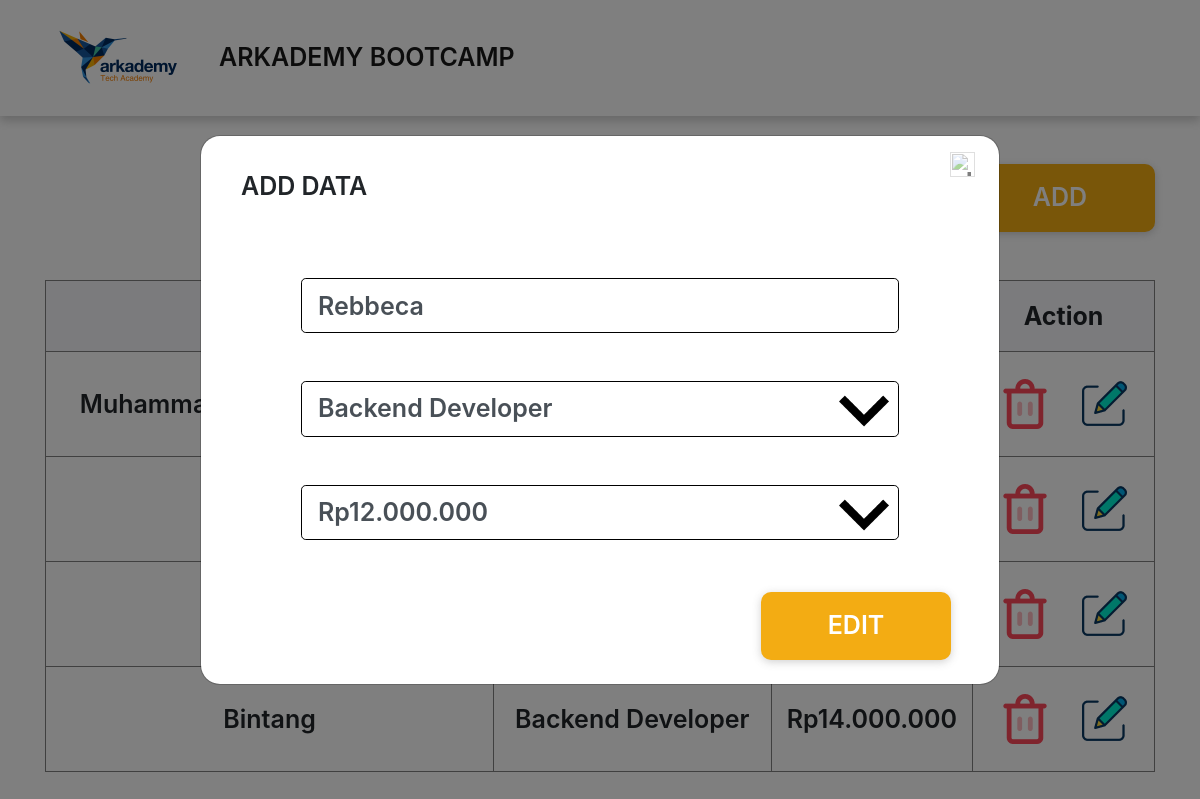
Page /6_c/index.php?id=92 on the committed database.
### tables this page shows
CREATE TABLE `name` (
  `id` int(11) NOT NULL,
  `name` varchar(100) NOT NULL,
  `id_work` int(11) NOT NULL,
  `id_salary` int(11) NOT NULL
);

CREATE TABLE `work` (
  `id` int(11) NOT NULL,
  `name` varchar(100) NOT NULL,
  `id_salary` int(11) NOT NULL
);

CREATE TABLE `salary` (
  `id` int(11) NOT NULL,
  `salary` varchar(100) NOT NULL
);

### 6_c/functions.php (called while the page is built, shortened)
<?php
$konek = mysqli_connect('localhost', 'root', '', 'arkademy_batch_12_5');
function query($query)
{
    global $konek;
    $result = mysqli_query($konek, $query);
    $rows = [];
    while ($row = mysqli_fetch_assoc($result)) {
        $rows[] = $row;
    }
    return $rows;
}

### 6_c/index.php (the view, shortened to what this page needs)
<?php
require 'functions.php';
$data = query("SELECT name.id, name.name, name.id_salary, work.name as work, salary FROM name INNER JOIN work ON name.id_work = work.id INNER JOIN salary ON name.id_salary = salary.id ORDER BY name.id DESC");
$data_work = query("SELECT * FROM work");
$data_salary = query("SELECT * FROM salary");
$edit_id = $_GET['id'];
$data_edit = query("SELECT * FROM name WHERE id = '$edit_id'");
?>
<html>
<head>
    <link rel="stylesheet" href="https://stackpath.bootstrapcdn.com/bootstrap/4.3.1/css/bootstrap.min.css">
    <link rel="stylesheet" type="text/css" media="screen" href="assets/css/main.css">
</head>
<body>
    <nav class="menu navbar navbar-expand-lg navbar-light">
        <div class="container">
            <a class="navbar-brand" href="#">
                <img src="assets/img/logo_arkademy.png" alt="logo" width="150">
            </a>
            <div class="collapse navbar-collapse" id="navbarNav">
                <ul class="navbar-nav">
                    <li class="nav-item active">
                        <a class="nav-link logo-text" href="#">ARKADEMY BOOTCAMP <span class="sr-only">(current)</span></a>
                    </li>
                </ul>
            </div>
        </div>
    </nav>
    <div class="container">
        <div class="row mt-5" style="background:;">
            <div class="col-md text-right">
                <button type="button" class="btn-add" data-toggle="modal" data-target="#modalAdd">
                    ADD
                </button>
            </div>
        </div>
        <div class="row mt-5 mb-5">
            <div class="col-md">
                <table border="1" align="">
                    <tr class="tb-head">
                        <th>Name</th>
                        <th>Work</th>
                        <th>Salary</th>
                        <th>Action</th>
                    </tr>
                    <?php foreach ($data as $row) : ?>
                        <tr class="tb-body">
                            <td><?= $row['name'] ?></td>
                            <td><?= $row['work'] ?></td>
                            <td><?= $row['salary'] ?></td>
                            <td>
                                <a class="" href="hapus.php?id=<?= $row['id'] ?>">
                                    <button type="button" class="btn" data-toggle="modal" data-target="#modalDelete">
                                        <img src="assets/img/trash_icon.png" alt="trash">
                                    </button>
                                </a>
                                <a class="" href="index.php?id=<?= $row['id'] ?>">
                                    <button type="button" class="btn" data-toggle="modal" data-target="#modalEdit">
                                        <img src="assets/img/edit_icon.png" alt="edit">
                                    </button>
                                </a>
                            </td>
                        </tr>
                    <?php endforeach; ?>
                </table>
            </div>
        </div>
    </div>
    <div class="modal fade" id="modalEdit" tabindex="-1" role="dialog" aria-labelledby="exampleModalCenterTitle" aria-hidden="true">
        <div class="modal-dialog modal-dialog-centered modal-lg" role="document">
            <div class="modal-content modal-radius">
                <div class="modal-header no-border">
                    <div class="col-md pl-4 pt-3" style="background:;">
                        <h5 class="modal-title" id="exampleModalCenterTitle">ADD DATA</h5>
                    </div>
                    <div class="col-md pr-2" style="background:;">
                        <button type="button" class="close" data-dismiss="modal" aria-label="Close" onclick="document.location.href='index.php';">
                            <img src="assets/img/close_button.png" alt="close" width="25">
                        </button>
                    </div>
                </div>
                <div class="modal-body modal-body-padding">
                    <form action="" method="post">
                        <?php foreach ($data_edit as $row) : ?>
                            <div class=" form-group">
                                <input name="name" class="form-control form-control-lg black-border placeholder" type="text" placeholder="Name .." value="<?= $row['name']; ?>">
                            </div>
                        <?php endforeach; ?>
                        <div class="form-group mt-5">
                            <div class="select-side" id="click-me"></div>
                            <select name="work" class="form-control form-control-lg black-border placeholder appearance-none" id="sel1">
                                <?php foreach ($data_work as $row_work) : ?>
                                    <?php foreach ($data_edit as $row_edit) : ?>
                                        <?php if ($row_work['id'] === $row_edit['id_work']) { ?>
                                            <option selected value="<?= $row_work['id'] ?>"><?= $row_work['name']; ?></option>
                                        <?php } else { ?>
                                            <option value="<?= $row_work['id'] ?>"><?= $row_work['name']; ?></option>
                                        <?php } ?>
                                    <?php endforeach; ?>
                                <?php endforeach; ?>
                            </select>
                        </div>
                        <div class="form-group mt-5">
                            <div class="select-side"></div>
                            <select name="salary" class="form-control form-control-lg black-border placeholder appearance-none" id="sel2">
                                <?php foreach ($data_edit as $row_edit) : ?>
                                    <?php foreach ($data_salary as $row_salary) : ?>
                                        <?php if ($row_salary['id'] === $row_edit['id_salary']) { ?>
                                            <option selected value="<?= $row_salary['id']; ?>"><?= $row_salary['salary'] ?></option>
                                        <?php } else { ?>
                                            <option value="<?= $row_salary['id']; ?>"><?= $row_salary['salary'] ?></option>
                                        <?php } ?>
                                    <?php endforeach; ?>
                                <?php endforeach; ?>
                            </select>
                        </div>
                </div>
                <div class="modal-footer no-border pr-5 pb-4">
                    <button type="submit" class="btn-add" name="btn-edit">EDIT</button>
                </div>
            </div>
        </div>
    </div>
</body>
</html>

### 6_c/assets/css/main.css (style rules this page uses)
.logo-text { font-size: 25px; font-weight: 600; }
.menu { box-shadow: 0px 5px 9px rgba(100,100,100,.3); padding: 0; }
.btn-add { width:190px; background-color: #f3ac13; box-shadow: 0px 2px 8px rgba(100,100,100,.3); padding: 15px 0px; color: #fff; font-size: 25px; font-weight: 600; border: 0; border-radius: 10px; }
table { width:100%; text-align: center }
.tb-head { background: #F7F7FA; font-size: 25px; }
.tb-head th { padding: 20px 0px; }
.tb-body { font-size: 25px; font-weight: 600; }
.tb-body td { padding: 20px 0px; }
.no-border { border: none; }
.black-border { border:solid #000 1px; }
.placeholder { font-weight: 600; font-size:25px; }
.modal-title { font-weight: 600; font-size:25px; }
.modal-body-padding { padding: 40px 100px 20px; }
.modal-radius { border-radius:20px; }
#sel1, #sel2 { background:transparent; position: relative; }
.select-side { width: 50px; height: 50px; background-image: url("../img/downwards-arrow-key.png"); background-size:cover; position: absolute; right: 110px; margin-top: 5px; }
.appearance-none { appearance: none; -moz-appearance: none; -webkit-appearance: none; }

### rows in the picture
name: name "Muhammad…"
name: name "Rebbeca"
name: name "Bintang", id_work.name "Backend Developer", id_salary.salary "Rp14.000.000"

### other values in the picture
form field work "Backend Developer"
form field salary "Rp12.000.000"
